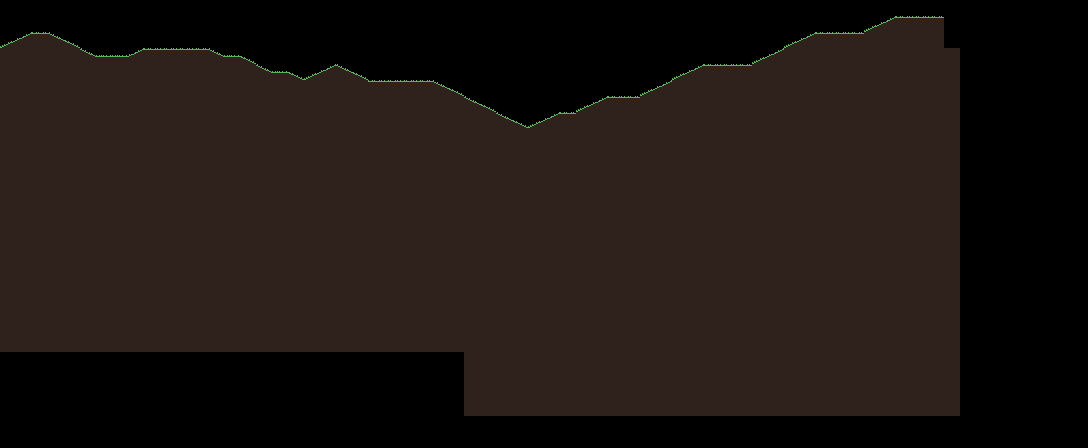

This game map was drawn from its Tiled (.tmx) file and the tilesets committed beside it. A one-line description and the trimmed map source follow:
An orthogonal 68x28 tile map with 16x16 px tiles, 1 tile layer (forground), 2 tilesets and 31 objects (bat, spawn, camera_bounds).

<map version="1.5" tiledversion="1.7.2" orientation="orthogonal" renderorder="right-down" width="68" height="28" tilewidth="16" tileheight="16" infinite="0" nextlayerid="8" nextobjectid="72">
 <editorsettings>
  <export target="overworld_test.dat" format="dat" />
 </editorsettings>
 <tileset firstgid="1" source="../tilesets/tsblue.tsx" />
 <tileset firstgid="16" source="../tilesets/overworld.tsx" />
 <layer id="1" name="forground" width="68" height="28">
  <data>[1904 cells, 1218 non-empty, 7 distinct tile ids]</data>
 </layer>
 <objectgroup id="7" name="enemies">
  <object id="71" name="bat" x="178" y="12">
   <point />
  </object>
 </objectgroup>
 <objectgroup id="5" name="entrances" locked="1">
  <object id="1" name="spawn" x="16" y="32">
   <point />
  </object>
 </objectgroup>
 <objectgroup id="2" name="collisions" locked="1">
  <object id="15" x="30.125" y="34.0625" width="19.8438" height="14" />
  <object id="17" x="96.1818" y="57.0909" width="32.0909" height="26.8182" />
  <object id="18" x="144.182" y="50.3636" width="65.6364" height="48.5455" />
  <object id="19" x="224" y="57.4545" width="16.1818" height="20" />
  <object id="20" x="272.727" y="73.6364" width="15.8182" height="27.0909" />
  <object id="21" x="368.182" y="82.3636" width="65.2727" height="44.7273" />
  <object id="22" x="704.333" y="66.3333" width="47.3333" height="28" />
  <object id="23" x="608.667" y="98.3333" width="32" height="36.3333" />
  <object id="24" x="896.25" y="17.5" width="47" height="30.25" />
  <object id="25" x="-40.9091" y="-33.4545" width="40.9091" height="111.091" />
  <object id="40" x="816.182" y="33.4545" width="47.8182" height="18" />
  <object id="41" x="560.727" y="112.727" width="15.6364" height="17.4545" />
  <object id="69" x="288" y="80" width="32" height="16" />
  <object id="70" x="512" y="128" width="32" height="16" />
 </objectgroup>
 <objectgroup id="6" name="meta" visible="0" locked="1">
  <object id="3" name="camera_bounds" x="0" y="-112" width="944.667" height="380.667" />
 </objectgroup>
 <objectgroup id="3" name="slopes" locked="1">
  <object id="26" x="0.0625" y="48.0625">
   <polyline points="0,0 30.0111,-16.2819" />
  </object>
  <object id="27" x="50.0909" y="34.1818">
   <polyline points="-0.125,-2.39063 45.9091,23" />
  </object>
  <object id="28" x="128.455" y="56.9091">
   <polyline points="-0.205556,0.194444 15.7288,-9.02178" />
  </object>
  <object id="29" x="209.909" y="50.4545">
   <polyline points="-0.105978,-2.45516 14.0909,6.90909" />
  </object>
  <object id="30" x="240.182" y="57.5455">
   <polyline points="0,-2.98573 32.5455,16" />
  </object>
  <object id="33" x="336.636" y="65.7273">
   <polyline points="-0.633333,-0.722222 31.5455,16.6424" />
  </object>
  <object id="36" x="576.625" y="112.625">
   <polyline points="-0.28125,0.109375 32.0391,-17.2413" />
  </object>
  <object id="37" x="640.364" y="98">
   <polyline points="0.273438,0.351563 63.9667,-35.5908" />
  </object>
  <object id="38" x="751.818" y="65.8182">
   <polyline points="-0.171875,0.515625 64.3527,-36.2056" />
  </object>
  <object id="39" x="864.182" y="33.8182">
   <polyline points="-0.203125,-0.3125 32.108,-19.3089" />
  </object>
  <object id="63" x="433.453" y="82.3594">
   <polyline points="-0.0625,-2.83889 94.5469,45.6406" />
  </object>
  <object id="65" x="528" y="128">
   <polyline points="0,0 32.7422,-19.3647" />
  </object>
  <object id="66" x="288.516" y="73.6563">
   <polyline points="-0.0190217,-2.18886 15.4844,6.34375" />
  </object>
  <object id="67" x="336" y="65.0078">
   <polyline points="0,0 -32,14.9922" />
  </object>
 </objectgroup>
</map>
